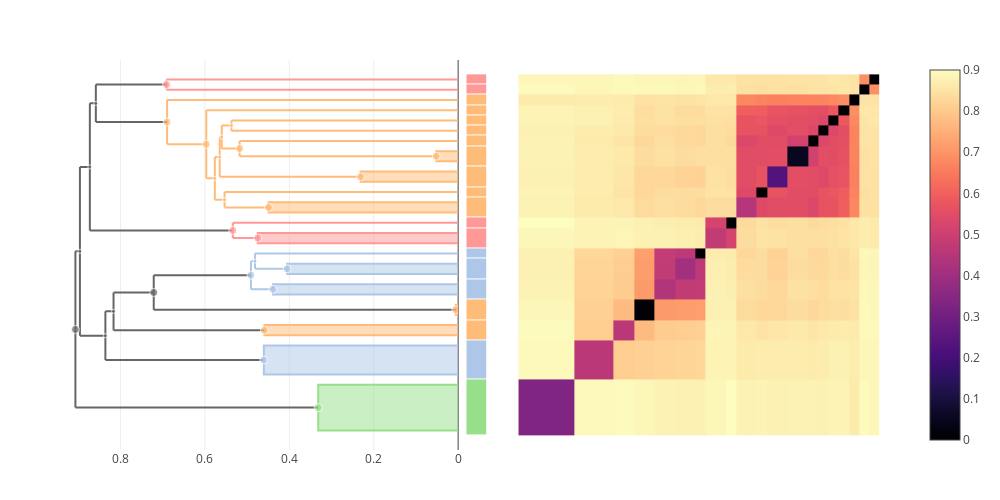

Source (notebook cell):
### Code cell
plot(multi_clustermap(cdata, trees["all"]))

### Figure 1 — Plotly figure (JSON) as saved in the notebook; plotly's stock layout.template omitted (floating-point values rounded to 4 significant figures; data arrays with more than 128 entries replaced by an {"elided": "..."} marker saying what was removed)
{"data": [{"colorscale": {"elided": "256x2 mixed values"}, "type": "heatmap", "x": [0.5, 5.972, 9.801, 11.8, 13.8, 15.8, 17.8, 18.8, 20.8, 21.8, 23.8, 24.8, 26.8, 28.8, 29.8, 30.8, 31.8, 32.8, 33.8, 34.8, 35.8], "y": [0.5, 5.972, 9.801, 11.8, 13.8, 15.8, 17.8, 18.8, 20.8, 21.8, 23.8, 24.8, 26.8, 28.8, 29.8, 30.8, 31.8, 32.8, 33.8, 34.8, 35.8], "z": {"elided": "20x20 float values"}}, {"hoverinfo": "skip", "line": {"color": "#FFBB78"}, "mode": "lines", "showlegend": false, "type": "scatter", "x": [0.5649, 0.5649, null, 0.5649, 0.231, null, 0.5649, 0.5601, null], "xaxis": "x2", "y": [25.8, 29.68, null, 25.8, 25.8, null, 29.68, 29.68, null], "yaxis": "y"}, {"hoverinfo": "skip", "line": {"color": "#FFBB78"}, "mode": "lines", "showlegend": false, "type": "scatter", "x": [0.5534, 0.5534, null, 0.5534, 0.4492, null, 0.5534, 0, null], "xaxis": "x2", "y": [22.8, 24.3, null, 22.8, 22.8, null, 24.3, 24.3, null], "yaxis": "y"}, {"hoverinfo": "skip", "line": {"color": "#FFBB78"}, "mode": "lines", "showlegend": false, "type": "scatter", "x": [0.5765, 0.5765, null, 0.5765, 0.5534, null, 0.5765, 0.5649, null], "xaxis": "x2", "y": [23.55, 27.74, null, 23.55, 23.55, null, 27.74, 27.74, null], "yaxis": "y"}, {"hoverinfo": "skip", "line": {"color": "#666666"}, "mode": "lines", "showlegend": false, "type": "scatter", "x": [0.8725, 0.8725, null, 0.8725, 0.5339, null, 0.8725, 0.8583, null], "xaxis": "x2", "y": [20.55, 32.97, null, 20.55, 20.55, null, 32.97, 32.97, null], "yaxis": "y"}, {"hoverinfo": "skip", "line": {"color": "#666666"}, "mode": "lines", "showlegend": false, "type": "scatter", "x": [0.8357, 0.8357, null, 0.8357, 0.4603, null, 0.8357, 0.8164, null], "xaxis": "x2", "y": [7.886, 12.64, null, 7.886, 7.886, null, 12.64, 12.64, null], "yaxis": "y"}, {"hoverinfo": "skip", "line": {"color": "#FF9896"}, "mode": "lines", "showlegend": false, "type": "scatter", "x": [0.5339, 0.5339, null, 0.5339, 0.4748, null, 0.5339, 0, null], "xaxis": "x2", "y": [19.8, 21.3, null, 19.8, 19.8, null, 21.3, 21.3, null], "yaxis": "y"}, {"fill": "toself", "hoverinfo": "skip", "line": {"color": "#AEC7E8"}, "mode": "lines", "showlegend": false, "type": "scatter", "x": [0, 0.4603, 0.4603, 0], "xaxis": "x2", "y": [6.472, 6.472, 9.301, 9.301], "yaxis": "y"}, {"hoverinfo": "skip", "line": {"color": "#FFBB78"}, "mode": "lines", "showlegend": false, "type": "scatter", "x": [0.5967, 0.5967, null, 0.5967, 0.5765, null, 0.5967, 0, null], "xaxis": "x2", "y": [25.64, 32.3, null, 25.64, 25.64, null, 32.3, 32.3, null], "yaxis": "y"}, {"fill": "toself", "hoverinfo": "skip", "line": {"color": "#FFBB78"}, "mode": "lines", "showlegend": false, "type": "scatter", "x": [0, 0.005637, 0.005637, 0], "xaxis": "x2", "y": [12.3, 12.3, 13.3, 13.3], "yaxis": "y"}, {"hoverinfo": "skip", "line": {"color": "#FF9896"}, "mode": "lines", "showlegend": false, "type": "scatter", "x": [0.6908, 0.6908, null, 0.6908, 0, null, 0.6908, 0, null], "xaxis": "x2", "y": [34.3, 35.3, null, 34.3, 34.3, null, 35.3, 35.3, null], "yaxis": "y"}, {"fill": "toself", "hoverinfo": "skip", "line": {"color": "#AEC7E8"}, "mode": "lines", "showlegend": false, "type": "scatter", "x": [0, 0.4385, 0.4385, 0], "xaxis": "x2", "y": [14.3, 14.3, 15.3, 15.3], "yaxis": "y"}, {"fill": "toself", "hoverinfo": "skip", "line": {"color": "#98DF8A"}, "mode": "lines", "showlegend": false, "type": "scatter", "x": [0, 0.3314, 0.3314, 0], "xaxis": "x2", "y": [1, 1, 5.472, 5.472], "yaxis": "y"}, {"fill": "toself", "hoverinfo": "skip", "line": {"color": "#FFBB78"}, "mode": "lines", "showlegend": false, "type": "scatter", "x": [0, 0.4492, 0.4492, 0], "xaxis": "x2", "y": [22.3, 22.3, 23.3, 23.3], "yaxis": "y"}, {"fill": "toself", "hoverinfo": "skip", "line": {"color": "#FF9896"}, "mode": "lines", "showlegend": false, "type": "scatter", "x": [0, 0.4748, 0.4748, 0], "xaxis": "x2", "y": [19.3, 19.3, 20.3, 20.3], "yaxis": "y"}, {"hoverinfo": "skip", "line": {"color": "#FFBB78"}, "mode": "lines", "showlegend": false, "type": "scatter", "x": [0.6895, 0.6895, null, 0.6895, 0.5967, null, 0.6895, 0, null], "xaxis": "x2", "y": [28.97, 33.3, null, 28.97, 28.97, null, 33.3, 33.3, null], "yaxis": "y"}, {"fill": "toself", "hoverinfo": "skip", "line": {"color": "#FFBB78"}, "mode": "lines", "showlegend": false, "type": "scatter", "x": [0, 0.231, 0.231, 0], "xaxis": "x2", "y": [25.3, 25.3, 26.3, 26.3], "yaxis": "y"}, {"fill": "toself", "hoverinfo": "skip", "line": {"color": "#FFBB78"}, "mode": "lines", "showlegend": false, "type": "scatter", "x": [0, 0.05179, 0.05179, 0], "xaxis": "x2", "y": [27.3, 27.3, 28.3, 28.3], "yaxis": "y"}, {"hoverinfo": "skip", "line": {"color": "#FFBB78"}, "mode": "lines", "showlegend": false, "type": "scatter", "x": [0.5177, 0.5177, null, 0.5177, 0.05179, null, 0.5177, 0, null], "xaxis": "x2", "y": [27.8, 29.3, null, 27.8, 27.8, null, 29.3, 29.3, null], "yaxis": "y"}, {"hoverinfo": "skip", "line": {"color": "#666666"}, "mode": "lines", "showlegend": false, "type": "scatter", "x": [0.8961, 0.8961, null, 0.8961, 0.8357, null, 0.8961, 0.8725, null], "xaxis": "x2", "y": [10.27, 26.76, null, 10.27, 10.27, null, 26.76, 26.76, null], "yaxis": "y"}, {"fill": "toself", "hoverinfo": "skip", "line": {"color": "#FFBB78"}, "mode": "lines", "showlegend": false, "type": "scatter", "x": [0, 0.459, 0.459, 0], "xaxis": "x2", "y": [10.3, 10.3, 11.3, 11.3], "yaxis": "y"}, {"hoverinfo": "skip", "line": {"color": "#666666"}, "mode": "lines", "showlegend": false, "type": "scatter", "x": [0.9068, 0.9068, null, 0.9068, 0.3314, null, 0.9068, 0.8961, null], "xaxis": "x2", "y": [3.236, 18.51, null, 3.236, 3.236, null, 18.51, 18.51, null], "yaxis": "y"}, {"fill": "toself", "hoverinfo": "skip", "line": {"color": "#AEC7E8"}, "mode": "lines", "showlegend": false, "type": "scatter", "x": [0, 0.4052, 0.4052, 0], "xaxis": "x2", "y": [16.3, 16.3, 17.3, 17.3], "yaxis": "y"}, {"hoverinfo": "skip", "line": {"color": "#FFBB78"}, "mode": "lines", "showlegend": false, "type": "scatter", "x": [0.5601, 0.5601, null, 0.5601, 0.5177, null, 0.5601, 0.5371, null], "xaxis": "x2", "y": [28.55, 30.8, null, 28.55, 28.55, null, 30.8, 30.8, null], "yaxis": "y"}, {"hoverinfo": "skip", "line": {"color": "#AEC7E8"}, "mode": "lines", "showlegend": false, "type": "scatter", "x": [0.4812, 0.4812, null, 0.4812, 0.4052, null, 0.4812, 0, null], "xaxis": "x2", "y": [16.8, 18.3, null, 16.8, 16.8, null, 18.3, 18.3, null], "yaxis": "y"}, {"hoverinfo": "skip", "line": {"color": "#AEC7E8"}, "mode": "lines", "showlegend": false, "type": "scatter", "x": [0.4909, 0.4909, null, 0.4909, 0.4385, null, 0.4909, 0.4812, null], "xaxis": "x2", "y": [14.8, 17.55, null, 14.8, 14.8, null, 17.55, 17.55, null], "yaxis": "y"}, {"hoverinfo": "skip", "line": {"color": "#666666"}, "mode": "lines", "showlegend": false, "type": "scatter", "x": [0.8583, 0.8583, null, 0.8583, 0.6895, null, 0.8583, 0.6908, null], "xaxis": "x2", "y": [31.14, 34.8, null, 31.14, 31.14, null, 34.8, 34.8, null], "yaxis": "y"}, {"hoverinfo": "skip", "line": {"color": "#666666"}, "mode": "lines", "showlegend": false, "type": "scatter", "x": [0.8164, 0.8164, null, 0.8164, 0.459, null, 0.8164, 0.7212, null], "xaxis": "x2", "y": [10.8, 14.49, null, 10.8, 10.8, null, 14.49, 14.49, null], "yaxis": "y"}, {"hoverinfo": "skip", "line": {"color": "#666666"}, "mode": "lines", "showlegend": false, "type": "scatter", "x": [0.7212, 0.7212, null, 0.7212, 0.005637, null, 0.7212, 0.4909, null], "xaxis": "x2", "y": [12.8, 16.18, null, 12.8, 12.8, null, 16.18, 16.18, null], "yaxis": "y"}, {"hoverinfo": "skip", "line": {"color": "#FFBB78"}, "mode": "lines", "showlegend": false, "type": "scatter", "x": [0.5371, 0.5371, null, 0.5371, 0, null, 0.5371, 0, null], "xaxis": "x2", "y": [30.3, 31.3, null, 30.3, 30.3, null, 31.3, 31.3, null], "yaxis": "y"}, {"customdata": [[100, 7, "splendidus"], [98, 3, "splendidus"], [101, 10, "splendidus"], [109, 17, "(mixed)"], [107, 18, "(mixed)"], [96, 3, "tasmaniensis"], [91, 9, "crassostreae"], [102, 11, "splendidus"], [58, 2, "splendidus"], [104, 2, "tasmaniensis"], [87, 2, "crassostreae"], [84, 21, "cyclitrophicus"], [88, 2, "splendidus"], [92, 2, "tasmaniensis"], [103, 12, "splendidus"], [74, 2, "splendidus"], [61, 2, "splendidus"], [95, 3, "splendidus"], [110, 35, "(mixed)"], [90, 2, "splendidus"], [111, 56, "(mixed)"], [86, 2, "crassostreae"], [99, 5, "splendidus"], [93, 3, "crassostreae"], [94, 5, "crassostreae"], [108, 14, "(mixed)"], [106, 9, "(mixed)"], [105, 7, "(mixed)"], [97, 2, "splendidus"]], "hovertemplate": "ID: %{customdata[0]}<br>\nHeight: %{x:.3f}<br>\nGenome count: %{customdata[1]}\n<br>\n%{customdata[2]}\n<extra></extra>", "marker": {"color": ["#FFBB78", "#FFBB78", "#FFBB78", "#666666", "#666666", "#FF9896", "#AEC7E8", "#FFBB78", "#FFBB78", "#FF9896", "#AEC7E8", "#98DF8A", "#FFBB78", "#FF9896", "#FFBB78", "#FFBB78", "#FFBB78", "#FFBB78", "#666666", "#FFBB78", "#666666", "#AEC7E8", "#FFBB78", "#AEC7E8", "#AEC7E8", "#666666", "#666666", "#666666", "#FFBB78"], "size": [4, 4, 4, 4, 4, 8, 8, 8, 8, 8, 8, 8, 8, 8, 8, 8, 8, 8, 4, 8, 8, 8, 4, 4, 8, 4, 4, 8, 4]}, "mode": "markers", "showlegend": false, "type": "scatter", "x": [0.5649, 0.5534, 0.5765, 0.8725, 0.8357, 0.5339, 0.4603, 0.5967, 0.005637, 0.6908, 0.4385, 0.3314, 0.4492, 0.4748, 0.6895, 0.231, 0.05179, 0.5177, 0.8961, 0.459, 0.9068, 0.4052, 0.5601, 0.4812, 0.4909, 0.8583, 0.8164, 0.7212, 0.5371], "xaxis": "x2", "y": [27.74, 23.55, 25.64, 26.76, 10.27, 20.55, 7.886, 28.97, 12.8, 34.8, 14.8, 3.236, 22.8, 19.8, 31.14, 25.8, 27.8, 28.55, 18.51, 10.8, 10.87, 16.8, 29.68, 17.55, 16.18, 32.97, 12.64, 14.49, 30.8], "yaxis": "y"}, {"colorscale": [[0, "#666666"], [0.1, "#AEC7E8"], [0.2, "#FFBB78"], [0.3, "#98DF8A"], [0.4, "#FF9896"], [0.5, "#C5B0D5"], [0.6, "#C49C94"], [0.7, "#F7B6D2"], [0.8, "#C7C7C7"], [0.9, "#DBDB8D"], [1, "#9EDAE5"]], "customdata": [[["ID 84", "cyclitrophicus"]], [["ID 91", "crassostreae"]], [["ID 90", "splendidus"]], [["ID 58", "splendidus"]], [["ID 87", "crassostreae"]], [["ID 86", "crassostreae"]], [["Genome 4", "crassostreae"]], [["ID 92", "tasmaniensis"]], [["Genome 54", "tasmaniensis"]], [["ID 88", "splendidus"]], [["Genome 29", "splendidus"]], [["ID 74", "splendidus"]], [["ID 61", "splendidus"]], [["Genome 20", "splendidus"]], [["Genome 21", "splendidus"]], [["Genome 22", "splendidus"]], [["Genome 23", "splendidus"]], [["Genome 24", "splendidus"]], [["Genome 55", "tasmaniensis"]], [["Genome 56", "tasmaniensis"]]], "hovertemplate": "%{customdata[0]} <br>\n%{customdata[1]}\n<extra></extra>\n", "showscale": false, "type": "heatmap", "xaxis": "x3", "y": [0.5, 5.972, 9.801, 11.8, 13.8, 15.8, 17.8, 18.8, 20.8, 21.8, 23.8, 24.8, 26.8, 28.8, 29.8, 30.8, 31.8, 32.8, 33.8, 34.8, 35.8], "ygap": 1, "z": [[3], [1], [2], [2], [1], [1], [1], [4], [4], [2], [2], [2], [2], [2], [2], [2], [2], [2], [4], [4]], "zmax": 10, "zmin": 0}], "layout": {"height": 500, "hovermode": "closest", "margin": {"b": 50, "l": 50, "r": 50, "t": 60}, "showlegend": false, "width": 1000, "xaxis": {"constrain": "domain", "domain": [0.5215, 1], "scaleanchor": "y", "visible": false}, "xaxis2": {"autorange": "reversed", "domain": [0, 0.4785], "rangemode": "nonnegative"}, "xaxis3": {"domain": [0.488, 0.512], "fixedrange": true, "visible": false}, "yaxis": {"scaleanchor": "x", "visible": false}}}
